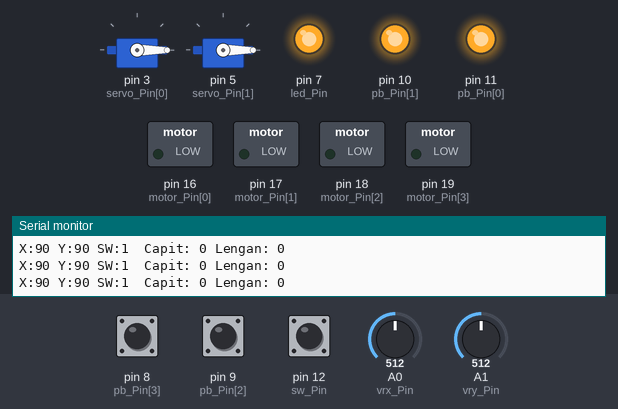
Bench run of a sketch on a simulated Arduino Nano, built with avr-gcc and run on an emulated ATmega328P. On the bench: 2 × servo, switched loads named in the sketch (green lamp = pin HIGH), output pins drawn as LEDs (lit = HIGH), the last lines printed to the serial monitor. Dashed ring = blinking. The inputs (shaded band) are chosen by the test bench; at power-on: pin 12 (sw_Pin) HIGH, A0 (vrx_Pin) = 512, pin 8 (pb_Pin[3]) HIGH, A1 (vry_Pin) = 512, pin 9 (pb_Pin[2]) HIGH.

Above: at 2.6 s.
2.7 s: pin 12 (sw_Pin) pulled LOW for 0.25 s
At 2.95 s:
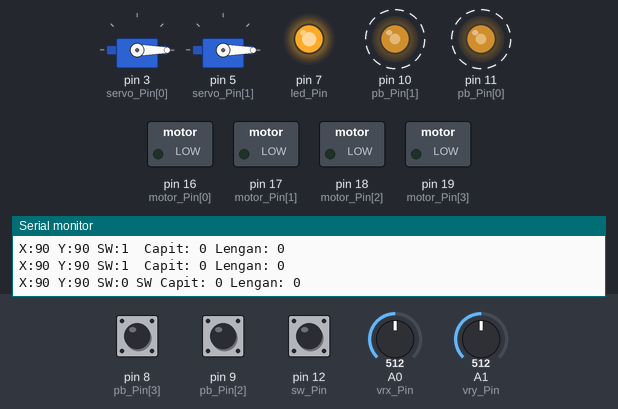
5.7 s: A0 (vrx_Pin) set to 7
8.7 s: A0 (vrx_Pin) set to 4
At 8.99 s:
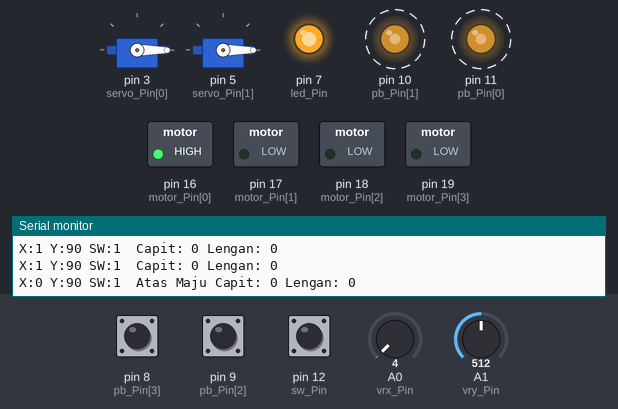
11.7 s: pin 8 (pb_Pin[3]) pulled LOW for 1 s
At 12.1 s:
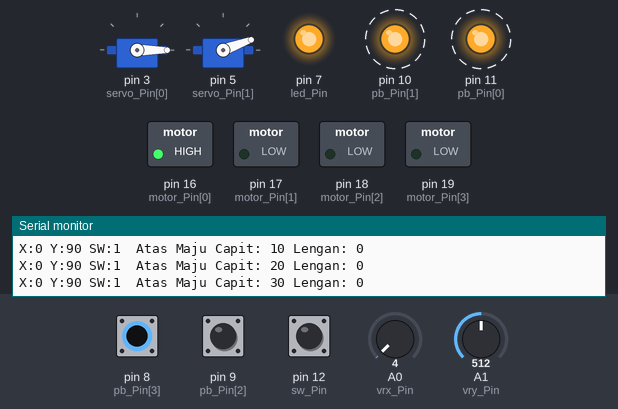
14.7 s: A1 (vry_Pin) set to 502
At 15.02 s:
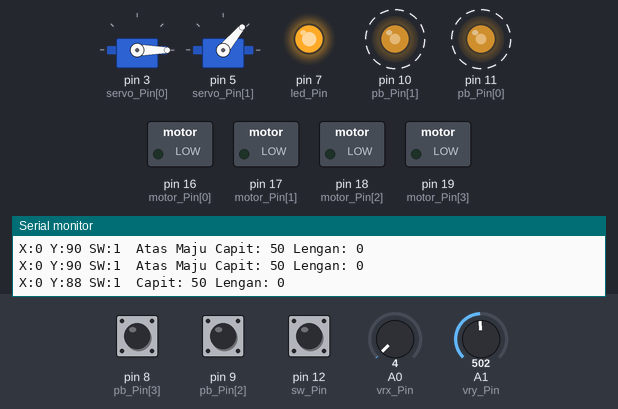
17.7 s: pin 8 (pb_Pin[3]) pulled LOW for 0.25 s
At 18.04 s:
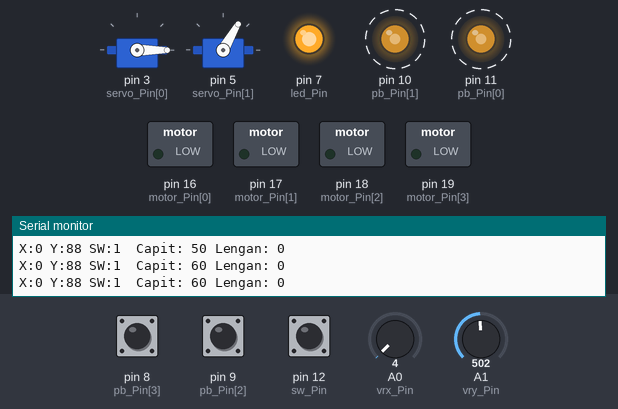
Timing chart, 0 to 21.7 s (numbered marks = the images above; inputs shaded):
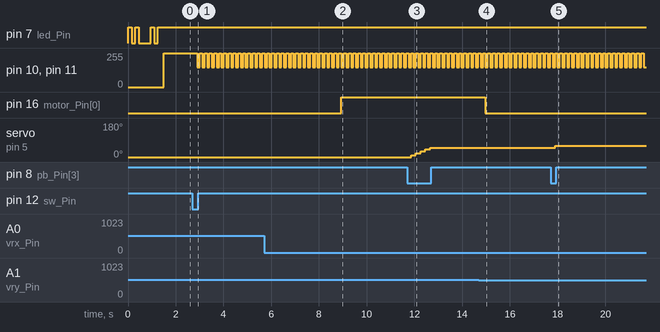

Measured:
- the behaviour switches between 6 and 5 on A0 (vrx_Pin) (found by bisection; images 1 and 2)
- the behaviour switches between 512 and 511 on A1 (vry_Pin) (found by bisection; images 3 and 4)
- after the input at 2.7 s, pin 10 (pb_Pin[1]), pin 11 (pb_Pin[0]): alternates 255/255 for 0.10 s and 150/255 for 0.10 s, starting after 0.21 s
- after the input at 8.7 s, pin 16 (motor_Pin[0]): LOW → HIGH after 0.24 s
- after the input at 11.7 s, servo on pin 5 (servo_Pin[1]): moves from 0° to 50° over 0.80 s, starting after 0.16 s
- after the input at 14.7 s, pin 16 (motor_Pin[0]): HIGH → LOW after 0.27 s
- after the input at 17.7 s, servo on pin 5 (servo_Pin[1]): 50° → 60° after 0.19 s

The sketch:

SdSerayu2024smtGanjil.ino
```cpp
#include <Servo.h>
Servo SERVO[2];

// ------------------------------- PINS
// joystick
#define vrx_Pin A0
#define vry_Pin A1
#define sw_Pin 12

// push button
int pb_Pin[4] = {11, 10, 9, 8};

// driver motor
int motor_Pin[4] = {16, 17, 18, 19}; // out 1 2 3 4

// servo
int servo_Pin[2] = {3, 5};

// led
int led_Pin = 7;

// ------------------------------- VARIABLES
// joystick
int nilaiX, nilaiY, nilaiSW;

// atur speed
int Speed = 255;
bool stateSpeed = true;
int counter = 1;

// push button
int Pb1, Pb2;
int counterPB1 = 1;
int counterPB2 = 1;
int Pb_Pin[4] = {10, 11, 8, 9};
int PushButton[4];

// servo
int sudut_ServoLengan = 0;
int sudut_ServoCapit = 0;
int status = 0;
bool state[4] = {1,1,1,1};
unsigned long currentMillis[4] = {0,0,0,0};
unsigned long previousMillis[4] = {0,0,0,0};
int interval[4] = {2,2,2,2};
int nilaiServo = 10;
int sudutKhususCapit = 80;

// led
int delayLed = 150;

void setup() {
  Serial.begin(9600);
  Serial.println("Bismillah Ready!");

  // led
  pinMode(led_Pin, OUTPUT);

  // joystick
  pinMode(vrx_Pin, INPUT);
  pinMode(vry_Pin, INPUT);
  pinMode(sw_Pin, INPUT_PULLUP);

  // servo
  for (int i = 0; i < 2; i++) {
    SERVO[i].attach(servo_Pin[i]);
    SERVO[i].write(0);
  }

  // motor
  for (int i = 0; i < 6; i++) {
    pinMode(motor_Pin[i], OUTPUT);
  }

  // push button
  for (int i = 0; i < 4; i++) {
    pinMode(pb_Pin[i], INPUT_PULLUP);
  }

  Cek_Led();

}

void loop() {
  Cek_Joystick();
  Movement_Robot();
  // Gripper_Servo();
  Servo_Gripper();

  digitalWrite(led_Pin, HIGH); // set agar led nyala terus
  Serial.println();
}

void Cek_Joystick() {
  nilaiX = map(analogRead(vrx_Pin), 0, 1023, 0, 180);
  nilaiY = map(analogRead(vry_Pin), 0, 1023, 0, 180);
  nilaiSW = digitalRead(sw_Pin);

  Serial.print("X:"); Serial.print(nilaiX);
  Serial.print(" Y:"); Serial.print(nilaiY);
  Serial.print(" SW:"); Serial.print(nilaiSW);
  Serial.print(" ");

  if (nilaiX <= 90 && nilaiY == 180) Serial.print(" Kanan");
  else if (nilaiX <= 90 && nilaiY == 0) Serial.print(" Kiri");
  else if (nilaiX == 0 && nilaiY >= 90) Serial.print(" Atas");
  else if (nilaiX == 180 && nilaiY >= 90) Serial.print(" Bawah");
  else if (nilaiSW == 0) Serial.print("SW");

  // Serial.println();
  delay(100);
}

void Cek_Led() {
  digitalWrite(led_Pin, HIGH); delay(delayLed);
  digitalWrite(led_Pin, LOW); delay(delayLed);
  digitalWrite(led_Pin, HIGH); delay(delayLed);
  digitalWrite(led_Pin, LOW); delay(500);

  digitalWrite(led_Pin, HIGH); delay(delayLed);
  digitalWrite(led_Pin, LOW); delay(delayLed);
  digitalWrite(led_Pin, HIGH); delay(150);
  // digitalWrite(led_Pin, LOW);
}

void Indikator_Led() {
  digitalWrite(led_Pin, LOW); delay(delayLed);
  digitalWrite(led_Pin, HIGH); delay(delayLed);
  digitalWrite(led_Pin, LOW); delay(delayLed);
  digitalWrite(led_Pin, HIGH); delay(delayLed);
}

void Atur_Speed() {
  if (nilaiSW == 0) {
    if (state) {
      stateSpeed = false;
      counter ++;
      if (counter > 3) {
        counter = 1;
      }
    }
  } else stateSpeed = true;

  if (counter == 1) Speed = 255;
  else if (counter == 2) Speed = 150;
  else if (counter == 3) Speed = 70;
}

void Set_Motor(int motor1, int motor2, int motor3, int motor4) { // default motor 1 2 3 4
  Atur_Speed();
  int status_Motor[4] = {motor1, motor2, motor3, motor4};

  analogWrite(motor_Pin[4], Speed);
  analogWrite(motor_Pin[5], Speed);

  for (int i = 0; i < 4; i++) {
    digitalWrite(motor_Pin[0], status_Motor[i]);
  }
}

void Movement_Robot() {
  if (nilaiX <= 90 && nilaiY == 180) {
    Set_Motor(0, 0, 0, 1);
    Serial.print(" Kanan");  // kanan
  }
  else if (nilaiX <= 90 && nilaiY == 0) {
    Set_Motor(0, 1, 0, 0);
    Serial.print(" Kiri");   // kiri
  }
  else if (nilaiX == 0 && nilaiY >= 90) {
    Set_Motor(0, 1, 0, 1);
    Serial.print(" Maju");   // maju
  }
  else if (nilaiX == 180 && nilaiY >= 90) {
    Set_Motor(1, 1, 0, 0);
    Serial.print(" Mundur"); // mundur
  }
  else Set_Motor(0, 0, 0, 0);
  delay(100);

  // if (nilaiX <= 90 && nilaiY == 180) {
  //   Set_Motor(0, 0, 0, 1);
  //   Serial.print(" Kanan");  // kanan
  // }
  // else if (nilaiX <= 90 && nilaiY == 0) {
  //   Set_Motor(0, 1, 0, 0);
  //   Serial.print(" Kiri");   // kiri
  // }
  // else if (nilaiX == 0 && nilaiY >= 90) {
  //   Set_Motor(0, 1, 0, 0);
  //   Serial.print(" Maju");   // maju
  // }
  // else if (nilaiX == 180 && nilaiY >= 90) {
  //   Set_Motor(1, 0, 0, 0);
  //   Serial.print(" Mundur"); // mundur
  // }
  // else Set_Motor(0, 0, 0, 0);
  // delay(100);

}

void Servo_Gripper() {
  for (int i = 0; i < 4; i++) {
    PushButton[i] = digitalRead(Pb_Pin[i]);
  }


// -------------------------------------------------------
// Servo Lengan
  if (PushButton[0] == 0) {
    currentMillis[0] = millis();
    if (currentMillis[0] - previousMillis[0] >= interval[0]) {
      previousMillis[0] = currentMillis[0];
      SERVO[0].write(sudut_ServoLengan);
      sudut_ServoLengan += nilaiServo;
      if (sudut_ServoLengan > 90) sudut_ServoLengan = 90;
    }
  } else previousMillis[0] = millis();
// -------------------------------------------------------
  if (PushButton[1] == 0) {
    currentMillis[1] = millis();
    if (currentMillis[1] - previousMillis[1] >= interval[1]) {
      previousMillis[1] = currentMillis[1];
      SERVO[0].write(sudut_ServoLengan);
      sudut_ServoLengan -= nilaiServo;
      if (sudut_ServoLengan < 0) sudut_ServoLengan = 0;
    }
  } else previousMillis[1] = millis();
// -------------------------------------------------------
// Servo Capit
  if (PushButton[2] == 0) {
    currentMillis[2] = millis();
    if (currentMillis[2] - previousMillis[2] >= interval[2]) {
      previousMillis[2] = currentMillis[2];
      sudut_ServoCapit += nilaiServo;
      SERVO[1].write(sudut_ServoCapit);
      if (sudut_ServoCapit > 80) sudut_ServoCapit = 80;
    }
  } else previousMillis[2] = millis();
// -------------------------------------------------------
  if (PushButton[3] == 0) {
    currentMillis[3] = millis();
    if (currentMillis[3] - previousMillis[3] >= interval[3]) {
      previousMillis[3] = currentMillis[3];
      sudut_ServoCapit -= nilaiServo;
      SERVO[1].write(sudut_ServoCapit);
      if (sudut_ServoCapit < 30) sudut_ServoCapit = 30;
    }
  } else previousMillis[3] = millis();


  // if (PushButton[0] == 0) {
  //   if (stateSpeed) {
  //     stateSpeed = false;
  //     SERVO[0].write(90);
  //   }
  // } else stateSpeed = true;
  // if (PushButton[1] == 0) {
  //   if (stateSpeed) {
  //     stateSpeed = false;
  //     SERVO[0].write(0);
  //   }
  // } else stateSpeed = true;
  // // -------------------------------
  // if (PushButton[2] == 0) {
  //   if (stateSpeed) {
  //     stateSpeed = false;
  //     SERVO[1].write(90);
  //   }
  // } else stateSpeed = true;
  //   if (PushButton[3] == 0) {
  //   if (stateSpeed) {
  //     stateSpeed = false;
  //     SERVO[1].write(0);
  //   }
  // } else stateSpeed = true;

  Serial.print(" Capit: "); Serial.print(sudut_ServoCapit);
  Serial.print(" Lengan: "); Serial.print(sudut_ServoLengan);
}

void Gripper_Servo() {
  Pb1 = digitalRead(pb_Pin[0]);
  Pb2 = digitalRead(pb_Pin[1]);

  if (Pb1 == 0) {
    if (stateSpeed) {
      stateSpeed = false;
      counterPB1++;
      if (counterPB1 > 2) {
        counterPB1 = 1;
      }
    }
  } else stateSpeed = true;

  if (Pb2 == 0) {
    if (stateSpeed) {
      stateSpeed = false;
      counterPB2++;
      if (counterPB2 > 2) {
        counterPB2 = 1;
      }
    }
  } else stateSpeed = true;

  // if (counterPB1 == 1) SERVO[0].write(90);
  // else if (counterPB1 == 2) SERVO[0].write(0);
  // if (counterPB2 == 1) SERVO[1].write(90);
  // else if (counterPB2 == 2) SERVO[1].write(0);

  SERVO[0].write(counterPB1 == 1 ? 90 : 0);
  SERVO[1].write(counterPB2 == 1 ? 90 : 0);

}
```
